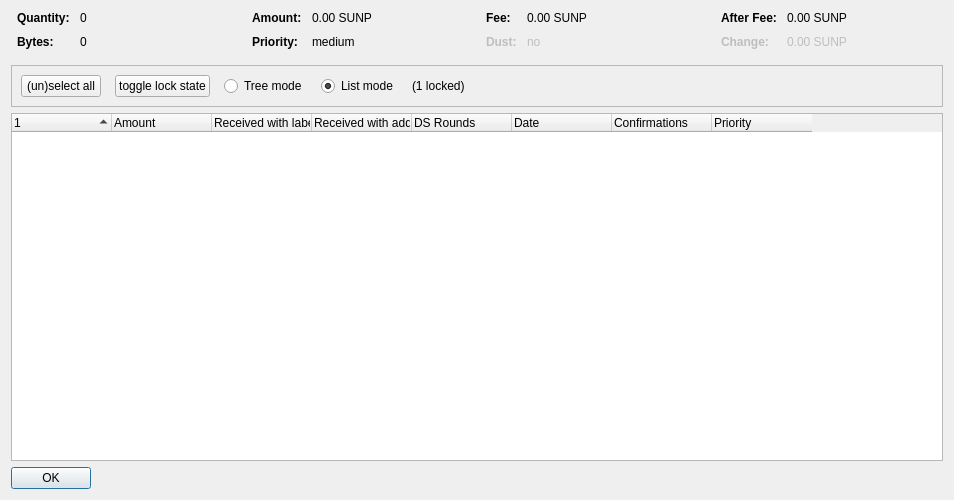
<?xml version="1.0" encoding="UTF-8"?>
<ui version="4.0">
 <class>CoinControlDialog</class>
 <widget class="QDialog" name="CoinControlDialog">
  <property name="geometry">
   <rect>
    <x>0</x>
    <y>0</y>
    <width>954</width>
    <height>500</height>
   </rect>
  </property>
  <property name="windowTitle">
   <string>Coin Selection</string>
  </property>
  <layout class="QVBoxLayout" name="verticalLayout">
   <item>
    <layout class="QHBoxLayout" name="horizontalLayoutTop" stretch="0,0,0,0">
     <property name="topMargin">
      <number>0</number>
     </property>
     <property name="bottomMargin">
      <number>10</number>
     </property>
     <item>
      <layout class="QFormLayout" name="formLayoutCoinControl1">
       <property name="horizontalSpacing">
        <number>10</number>
       </property>
       <property name="verticalSpacing">
        <number>10</number>
       </property>
       <property name="leftMargin">
        <number>6</number>
       </property>
       <property name="rightMargin">
        <number>6</number>
       </property>
       <item row="0" column="0">
        <widget class="QLabel" name="labelCoinControlQuantityText">
         <property name="font">
          <font>
           <weight>75</weight>
           <bold>true</bold>
          </font>
         </property>
         <property name="text">
          <string>Quantity:</string>
         </property>
        </widget>
       </item>
       <item row="0" column="1">
        <widget class="QLabel" name="labelCoinControlQuantity">
         <property name="cursor">
          <cursorShape>IBeamCursor</cursorShape>
         </property>
         <property name="contextMenuPolicy">
          <enum>Qt::ActionsContextMenu</enum>
         </property>
         <property name="text">
          <string notr="true">0</string>
         </property>
         <property name="textInteractionFlags">
          <set>Qt::LinksAccessibleByMouse|Qt::TextSelectableByKeyboard|Qt::TextSelectableByMouse</set>
         </property>
        </widget>
       </item>
       <item row="1" column="0">
        <widget class="QLabel" name="labelCoinControlBytesText">
         <property name="font">
          <font>
           <weight>75</weight>
           <bold>true</bold>
          </font>
         </property>
         <property name="text">
          <string>Bytes:</string>
         </property>
        </widget>
       </item>
       <item row="1" column="1">
        <widget class="QLabel" name="labelCoinControlBytes">
         <property name="cursor">
          <cursorShape>IBeamCursor</cursorShape>
         </property>
         <property name="contextMenuPolicy">
          <enum>Qt::ActionsContextMenu</enum>
         </property>
         <property name="text">
          <string notr="true">0</string>
         </property>
         <property name="textInteractionFlags">
          <set>Qt::LinksAccessibleByMouse|Qt::TextSelectableByKeyboard|Qt::TextSelectableByMouse</set>
         </property>
        </widget>
       </item>
      </layout>
     </item>
     <item>
      <layout class="QFormLayout" name="formLayoutCoinControl2">
       <property name="horizontalSpacing">
        <number>10</number>
       </property>
       <property name="verticalSpacing">
        <number>10</number>
       </property>
       <property name="leftMargin">
        <number>6</number>
       </property>
       <property name="rightMargin">
        <number>6</number>
       </property>
       <item row="0" column="0">
        <widget class="QLabel" name="labelCoinControlAmountText">
         <property name="font">
          <font>
           <weight>75</weight>
           <bold>true</bold>
          </font>
         </property>
         <property name="text">
          <string>Amount:</string>
         </property>
        </widget>
       </item>
       <item row="0" column="1">
        <widget class="QLabel" name="labelCoinControlAmount">
         <property name="cursor">
          <cursorShape>IBeamCursor</cursorShape>
         </property>
         <property name="contextMenuPolicy">
          <enum>Qt::ActionsContextMenu</enum>
         </property>
         <property name="text">
          <string notr="true">0.00 SUNP</string>
         </property>
         <property name="textInteractionFlags">
          <set>Qt::LinksAccessibleByMouse|Qt::TextSelectableByKeyboard|Qt::TextSelectableByMouse</set>
         </property>
        </widget>
       </item>
       <item row="1" column="0">
        <widget class="QLabel" name="labelCoinControlPriorityText">
         <property name="font">
          <font>
           <weight>75</weight>
           <bold>true</bold>
          </font>
         </property>
         <property name="text">
          <string>Priority:</string>
         </property>
        </widget>
       </item>
       <item row="1" column="1">
        <widget class="QLabel" name="labelCoinControlPriority">
         <property name="cursor">
          <cursorShape>IBeamCursor</cursorShape>
         </property>
         <property name="contextMenuPolicy">
          <enum>Qt::ActionsContextMenu</enum>
         </property>
         <property name="text">
          <string>medium</string>
         </property>
         <property name="textInteractionFlags">
          <set>Qt::LinksAccessibleByMouse|Qt::TextSelectableByKeyboard|Qt::TextSelectableByMouse</set>
         </property>
        </widget>
       </item>
      </layout>
     </item>
     <item>
      <layout class="QFormLayout" name="formLayoutCoinControl3">
       <property name="horizontalSpacing">
        <number>10</number>
       </property>
       <property name="verticalSpacing">
        <number>10</number>
       </property>
       <property name="leftMargin">
        <number>6</number>
       </property>
       <property name="rightMargin">
        <number>6</number>
       </property>
       <item row="0" column="0">
        <widget class="QLabel" name="labelCoinControlFeeText">
         <property name="font">
          <font>
           <weight>75</weight>
           <bold>true</bold>
          </font>
         </property>
         <property name="text">
          <string>Fee:</string>
         </property>
        </widget>
       </item>
       <item row="0" column="1">
        <widget class="QLabel" name="labelCoinControlFee">
         <property name="cursor">
          <cursorShape>IBeamCursor</cursorShape>
         </property>
         <property name="contextMenuPolicy">
          <enum>Qt::ActionsContextMenu</enum>
         </property>
         <property name="text">
          <string notr="true">0.00 SUNP</string>
         </property>
         <property name="textInteractionFlags">
          <set>Qt::LinksAccessibleByMouse|Qt::TextSelectableByKeyboard|Qt::TextSelectableByMouse</set>
         </property>
        </widget>
       </item>
       <item row="1" column="0">
        <widget class="QLabel" name="labelCoinControlLowOutputText">
         <property name="enabled">
          <bool>false</bool>
         </property>
         <property name="font">
          <font>
           <weight>75</weight>
           <bold>true</bold>
          </font>
         </property>
         <property name="text">
          <string>Dust:</string>
         </property>
        </widget>
       </item>
       <item row="1" column="1">
        <widget class="QLabel" name="labelCoinControlLowOutput">
         <property name="enabled">
          <bool>false</bool>
         </property>
         <property name="cursor">
          <cursorShape>IBeamCursor</cursorShape>
         </property>
         <property name="contextMenuPolicy">
          <enum>Qt::ActionsContextMenu</enum>
         </property>
         <property name="text">
          <string>no</string>
         </property>
         <property name="textInteractionFlags">
          <set>Qt::LinksAccessibleByMouse|Qt::TextSelectableByKeyboard|Qt::TextSelectableByMouse</set>
         </property>
        </widget>
       </item>
      </layout>
     </item>
     <item>
      <layout class="QFormLayout" name="formLayoutCoinControl4">
       <property name="horizontalSpacing">
        <number>10</number>
       </property>
       <property name="verticalSpacing">
        <number>10</number>
       </property>
       <property name="leftMargin">
        <number>6</number>
       </property>
       <property name="rightMargin">
        <number>6</number>
       </property>
       <item row="0" column="0">
        <widget class="QLabel" name="labelCoinControlAfterFeeText">
         <property name="font">
          <font>
           <weight>75</weight>
           <bold>true</bold>
          </font>
         </property>
         <property name="text">
          <string>After Fee:</string>
         </property>
        </widget>
       </item>
       <item row="0" column="1">
        <widget class="QLabel" name="labelCoinControlAfterFee">
         <property name="cursor">
          <cursorShape>IBeamCursor</cursorShape>
         </property>
         <property name="contextMenuPolicy">
          <enum>Qt::ActionsContextMenu</enum>
         </property>
         <property name="text">
          <string notr="true">0.00 SUNP</string>
         </property>
         <property name="textInteractionFlags">
          <set>Qt::LinksAccessibleByMouse|Qt::TextSelectableByKeyboard|Qt::TextSelectableByMouse</set>
         </property>
        </widget>
       </item>
       <item row="1" column="0">
        <widget class="QLabel" name="labelCoinControlChangeText">
         <property name="enabled">
          <bool>false</bool>
         </property>
         <property name="font">
          <font>
           <weight>75</weight>
           <bold>true</bold>
          </font>
         </property>
         <property name="text">
          <string>Change:</string>
         </property>
        </widget>
       </item>
       <item row="1" column="1">
        <widget class="QLabel" name="labelCoinControlChange">
         <property name="enabled">
          <bool>false</bool>
         </property>
         <property name="cursor">
          <cursorShape>IBeamCursor</cursorShape>
         </property>
         <property name="contextMenuPolicy">
          <enum>Qt::ActionsContextMenu</enum>
         </property>
         <property name="text">
          <string notr="true">0.00 SUNP</string>
         </property>
         <property name="textInteractionFlags">
          <set>Qt::LinksAccessibleByMouse|Qt::TextSelectableByKeyboard|Qt::TextSelectableByMouse</set>
         </property>
        </widget>
       </item>
      </layout>
     </item>
    </layout>
   </item>
   <item>
    <widget class="QFrame" name="frame">
     <property name="minimumSize">
      <size>
       <width>0</width>
       <height>40</height>
      </size>
     </property>
     <property name="frameShape">
      <enum>QFrame::StyledPanel</enum>
     </property>
     <property name="frameShadow">
      <enum>QFrame::Sunken</enum>
     </property>
     <layout class="QHBoxLayout" name="horizontalLayout">
      <item>
       <layout class="QHBoxLayout" name="horizontalLayoutPanel" stretch="0,0,0,0,0,0">
        <property name="spacing">
         <number>14</number>
        </property>
        <item>
         <widget class="QPushButton" name="pushButtonSelectAll">
          <property name="sizePolicy">
           <sizepolicy hsizetype="Maximum" vsizetype="Fixed">
            <horstretch>0</horstretch>
            <verstretch>0</verstretch>
           </sizepolicy>
          </property>
          <property name="text">
           <string>(un)select all</string>
          </property>
          <property name="autoDefault">
           <bool>false</bool>
          </property>
         </widget>
        </item>
        <item>
         <widget class="QPushButton" name="pushButtonToggleLock">
          <property name="sizePolicy">
           <sizepolicy hsizetype="Maximum" vsizetype="Fixed">
            <horstretch>0</horstretch>
            <verstretch>0</verstretch>
           </sizepolicy>
          </property>
          <property name="text">
           <string>toggle lock state</string>
          </property>
          <property name="autoDefault">
           <bool>false</bool>
          </property>
         </widget>
        </item>
        <item>
         <widget class="QRadioButton" name="radioTreeMode">
          <property name="sizePolicy">
           <sizepolicy hsizetype="Maximum" vsizetype="Fixed">
            <horstretch>0</horstretch>
            <verstretch>0</verstretch>
           </sizepolicy>
          </property>
          <property name="text">
           <string>Tree mode</string>
          </property>
         </widget>
        </item>
        <item>
         <widget class="QRadioButton" name="radioListMode">
          <property name="sizePolicy">
           <sizepolicy hsizetype="Maximum" vsizetype="Fixed">
            <horstretch>0</horstretch>
            <verstretch>0</verstretch>
           </sizepolicy>
          </property>
          <property name="text">
           <string>List mode</string>
          </property>
          <property name="checked">
           <bool>true</bool>
          </property>
         </widget>
        </item>
        <item>
         <widget class="QLabel" name="labelLocked">
          <property name="text">
           <string>(1 locked)</string>
          </property>
         </widget>
        </item>
        <item>
         <spacer name="horizontalSpacer">
          <property name="orientation">
           <enum>Qt::Horizontal</enum>
          </property>
          <property name="sizeHint" stdset="0">
           <size>
            <width>40</width>
            <height>20</height>
           </size>
          </property>
         </spacer>
        </item>
       </layout>
      </item>
     </layout>
    </widget>
   </item>
   <item>
    <widget class="CoinControlTreeWidget" name="treeWidget">
     <property name="contextMenuPolicy">
      <enum>Qt::CustomContextMenu</enum>
     </property>
     <property name="sortingEnabled">
      <bool>false</bool>
     </property>
     <property name="columnCount">
      <number>8</number>
     </property>
     <attribute name="headerShowSortIndicator" stdset="0">
      <bool>true</bool>
     </attribute>
     <attribute name="headerStretchLastSection">
      <bool>false</bool>
     </attribute>
     <column>
      <property name="text">
       <string/>
      </property>
     </column>
     <column>
      <property name="text">
       <string>Amount</string>
      </property>
     </column>
     <column>
      <property name="text">
       <string>Received with label</string>
      </property>
     </column>
     <column>
      <property name="text">
       <string>Received with address</string>
      </property>
     </column>
     <column>
      <property name="text">
       <string>DS Rounds</string>
      </property>
     </column>
     <column>
      <property name="text">
       <string>Date</string>
      </property>
     </column>
     <column>
      <property name="text">
       <string>Confirmations</string>
      </property>
      <property name="toolTip">
       <string>Confirmed</string>
      </property>
     </column>
     <column>
      <property name="text">
       <string>Priority</string>
      </property>
     </column>
    </widget>
   </item>
   <item>
    <widget class="QDialogButtonBox" name="buttonBox">
     <property name="sizePolicy">
      <sizepolicy hsizetype="Maximum" vsizetype="Fixed">
       <horstretch>0</horstretch>
       <verstretch>0</verstretch>
      </sizepolicy>
     </property>
     <property name="orientation">
      <enum>Qt::Horizontal</enum>
     </property>
     <property name="standardButtons">
      <set>QDialogButtonBox::Ok</set>
     </property>
    </widget>
   </item>
  </layout>
 </widget>
 <customwidgets>
  <customwidget>
   <class>CoinControlTreeWidget</class>
   <extends>QTreeWidget</extends>
   <header>coincontroltreewidget.h</header>
  </customwidget>
 </customwidgets>
 <resources/>
 <connections/>
</ui>
